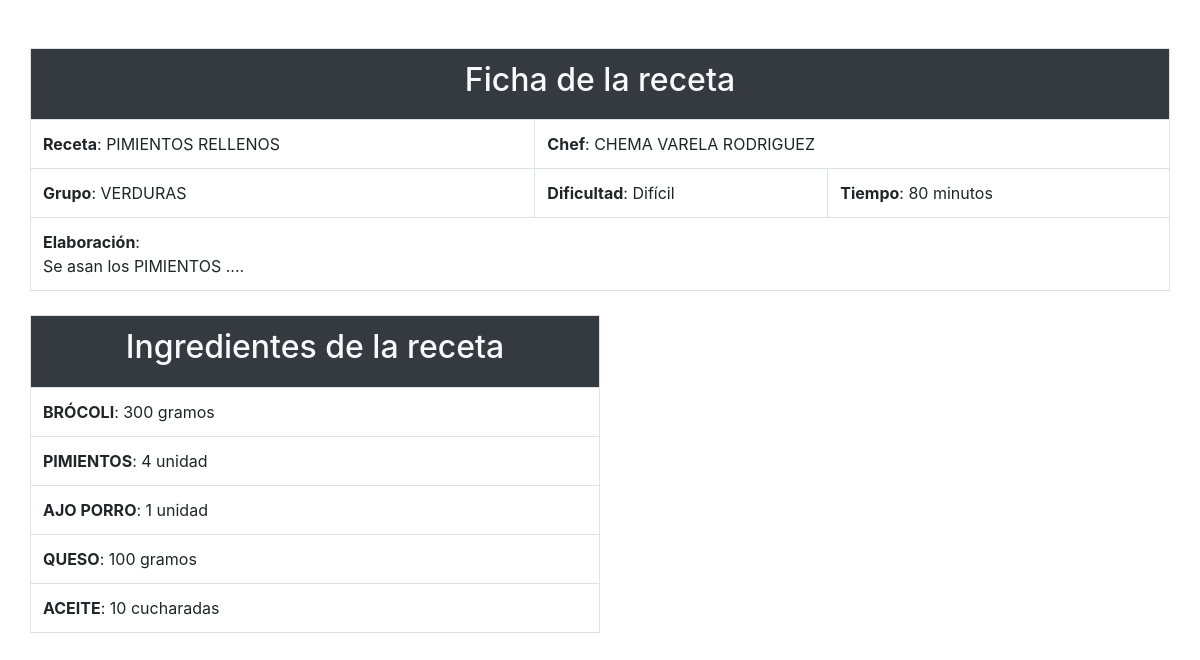
/VillarCuadradoHadrianTarea6/fichaReceta.php?receta=2, run on the app's committed database.
### tables this page shows
create table receta
( codigo smallint not null,
nombre varchar(120) not null,
cod_grupo tinyint not null,
dificultad varchar(7) not null,
tiempo tinyint null,
elaboración varchar(300) null,
cod_chef smallint not null,
constraint pk_receta primary key (codigo),
constraint ck_dificultad check (dificultad in ('Fácil','Media','Difícil')),
constraint fk_receta_chef foreign key (cod_chef) references chef(codigo)
);

create table chef
( codigo smallint not null,
nombre varchar(30) not null,
apellido1 varchar(30) not null,
apellido2 varchar(30) null,
nombreartistico varchar(40) null,
sexo char(1) null,
data_nacimiento date null,
localidad varchar(50) null,
cod_provincia char(2) null,
constraint pk_chef primary key (codigo),
constraint ck_sexo check (sexo in ('H','M')),
constraint fk_chef_provincia foreign key (cod_provincia) references provincia(codigo)
);

create table grupo
( codigo tinyint not null,
nombre varchar(40) not null,
constraint pk_grupo primary key (codigo));

### VillarCuadradoHadrianTarea6/fichaReceta.php (the view, shortened to what this page needs)
<!DOCTYPE html>
<html lang="es">
<head>
    <link rel="stylesheet" href="https://stackpath.bootstrapcdn.com/bootstrap/4.5.2/css/bootstrap.min.css">
    <link rel="stylesheet" type="text/css" href="css/estilos.css">
</head>
<body>
    <?php
    if (array_key_exists('receta', $_GET)) {
        $cod_receta = $_GET['receta'];
    }
    require_once('conectarBD.php');
    echo '<div class="container" id="fondo">';
        echo '<div class="row" id="ficha_receta">';
            $res_query = mysqli_query(
                $db,
                "SELECT receta.nombre as nombre_receta, chef.nombre as nombre_chef,chef.apellido1 as apellido1_chef, chef.apellido2 as apellido2_chef, grupo.nombre as nombre_grupo, receta.dificultad as dificultad, receta.tiempo as tiempo, receta.elaboración as elaboracion
                    FROM receta
                    INNER JOIN chef ON (receta.cod_chef = chef.codigo)
                    INNER JOIN grupo ON (receta.cod_grupo = grupo.codigo)
                    WHERE receta.codigo = $cod_receta"
            );
            while ($row = mysqli_fetch_array($res_query)) {
            echo '<table class="table bg-white table-bordered mt-5" style="width:100%">';
            echo '<th colspan=3 class="table-dark text-light text-center">';
                echo '<h2>Ficha de la receta</h2>';
            echo '</th>';
                    echo '<tr>';
                        echo '<td><b>Receta</b>: ' . $row['nombre_receta'] . '</td>';
                        echo '<td colspan=2><b>Chef</b>: ' . $row['nombre_chef'] .' '. $row['apellido1_chef'].' '. $row['apellido2_chef'] . '</td>';
                    echo '</tr>';
                    echo '<tr>';
                        echo '<td><b>Grupo</b>: ' . $row['nombre_grupo'] . '</td>';
                        echo '<td><b>Dificultad</b>: ' . $row['dificultad'] . '</td>';
                        echo '<td><b>Tiempo</b>: ' . $row['tiempo'] . ' minutos</td>';
                    echo '</tr>';
                    echo '<tr>';
                        echo '<td colspan=3><b>Elaboración</b>: <br>' . $row['elaboracion'] . '</td>';
                    echo '</tr>';
            echo '</table>';
            }
        echo '</div>';
        echo '<div class="row" id="ingredientes">';
            $res_query = mysqli_query(
                $db,
                "SELECT ingrediente.nombre as ingrediente, receta_ingrediente.cantidad as cantidad, receta_ingrediente.medida as medida
                FROM `receta_ingrediente`
                INNER JOIN receta ON (receta.codigo = receta_ingrediente.cod_receta)
                INNER JOIN ingrediente ON (receta_ingrediente.cod_ingrediente = ingrediente.codigo)
                WHERE receta.codigo = $cod_receta"
            );
            echo '<table class="table bg-white table-bordered mt-2" style="width:50%">';
            echo '<th colspan=2 class="table-dark text-light text-center">';
                echo '<h2>Ingredientes de la receta</h2>';
            echo '</th>';
                while ($row = mysqli_fetch_array($res_query)) {
                    echo '<tr>';
                        echo '<td><b>' . $row['ingrediente'] .'</b>: '. $row['cantidad'] . ' ' . $row['medida'] . '</td>';
                    echo '</tr>';
                }
            echo '</table>';
        echo '</div>';
    echo '</div>';
    ?>
</body>
</html>

### VillarCuadradoHadrianTarea6/css/estilos.css (style rules this page uses)
body { background-image: url("https://www.myfreetextures.com/wp-content/uploads/2015/01/another-grass-texture-background.jpg"); background-repeat: repeat-y; background-size: cover; }

### data on the page
receta: nombre "PIMIENTOS RELLENOS", cod_chef.nombre "CHEMA", cod_chef.apellido1 "VARELA", cod_chef.apellido2 "RODRIGUEZ", cod_grupo.nombre "VERDURAS", dificultad "Difícil", tiempo "80", elaboración "Se asan los PIMIENTOS ...."

### other printed values
$row['ingrediente'] "BRÓCOLI"
$row['cantidad'] "300"
$row['medida'] "gramos"
$row['ingrediente'] "PIMIENTOS"
$row['cantidad'] "4"
$row['medida'] "unidad"
$row['ingrediente'] "AJO PORRO"
$row['cantidad'] "1"
$row['ingrediente'] "QUESO"
$row['cantidad'] "100"
$row['ingrediente'] "ACEITE"
$row['cantidad'] "10"
$row['medida'] "cucharadas"
